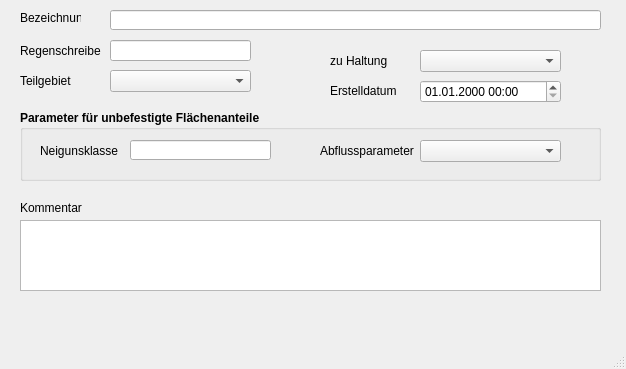
<?xml version="1.0" encoding="UTF-8"?>
<ui version="4.0">
 <class>MainWindow</class>
 <widget class="QMainWindow" name="MainWindow">
  <property name="enabled">
   <bool>true</bool>
  </property>
  <property name="geometry">
   <rect>
    <x>0</x>
    <y>0</y>
    <width>626</width>
    <height>369</height>
   </rect>
  </property>
  <property name="windowTitle">
   <string>MainWindow</string>
  </property>
  <widget class="QWidget" name="centralwidget">
   <widget class="QLabel" name="label_20">
    <property name="geometry">
     <rect>
      <x>330</x>
      <y>50</y>
      <width>81</width>
      <height>21</height>
     </rect>
    </property>
    <property name="text">
     <string>zu Haltung</string>
    </property>
   </widget>
   <widget class="QLabel" name="label">
    <property name="geometry">
     <rect>
      <x>20</x>
      <y>10</y>
      <width>61</width>
      <height>16</height>
     </rect>
    </property>
    <property name="text">
     <string>Bezeichnung</string>
    </property>
   </widget>
   <widget class="QLabel" name="label_14">
    <property name="geometry">
     <rect>
      <x>20</x>
      <y>200</y>
      <width>81</width>
      <height>16</height>
     </rect>
    </property>
    <property name="text">
     <string>Kommentar</string>
    </property>
   </widget>
   <widget class="QLabel" name="label_5">
    <property name="geometry">
     <rect>
      <x>20</x>
      <y>40</y>
      <width>81</width>
      <height>21</height>
     </rect>
    </property>
    <property name="text">
     <string>Regenschreiber</string>
    </property>
   </widget>
   <widget class="QLabel" name="label_70">
    <property name="geometry">
     <rect>
      <x>330</x>
      <y>80</y>
      <width>71</width>
      <height>21</height>
     </rect>
    </property>
    <property name="text">
     <string>Erstelldatum</string>
    </property>
   </widget>
   <widget class="QLabel" name="label_22">
    <property name="geometry">
     <rect>
      <x>20</x>
      <y>70</y>
      <width>71</width>
      <height>21</height>
     </rect>
    </property>
    <property name="text">
     <string>Teilgebiet</string>
    </property>
   </widget>
   <widget class="QLineEdit" name="flnam">
    <property name="geometry">
     <rect>
      <x>110</x>
      <y>10</y>
      <width>491</width>
      <height>20</height>
     </rect>
    </property>
   </widget>
   <widget class="QLineEdit" name="regenschreiber">
    <property name="geometry">
     <rect>
      <x>110</x>
      <y>40</y>
      <width>141</width>
      <height>21</height>
     </rect>
    </property>
   </widget>
   <widget class="QComboBox" name="haltnam">
    <property name="geometry">
     <rect>
      <x>420</x>
      <y>50</y>
      <width>141</width>
      <height>22</height>
     </rect>
    </property>
   </widget>
   <widget class="QComboBox" name="teilgebiet">
    <property name="geometry">
     <rect>
      <x>110</x>
      <y>70</y>
      <width>141</width>
      <height>22</height>
     </rect>
    </property>
   </widget>
   <widget class="QTextEdit" name="kommentar">
    <property name="geometry">
     <rect>
      <x>20</x>
      <y>220</y>
      <width>581</width>
      <height>71</height>
     </rect>
    </property>
   </widget>
   <widget class="QGroupBox" name="groupBox">
    <property name="geometry">
     <rect>
      <x>20</x>
      <y>110</y>
      <width>581</width>
      <height>71</height>
     </rect>
    </property>
    <property name="font">
     <font>
      <family>Tahoma</family>
      <weight>75</weight>
      <bold>true</bold>
     </font>
    </property>
    <property name="title">
     <string>Parameter für unbefestigte Flächenanteile</string>
    </property>
    <widget class="QLabel" name="label_3">
     <property name="geometry">
      <rect>
       <x>20</x>
       <y>30</y>
       <width>81</width>
       <height>21</height>
      </rect>
     </property>
     <property name="font">
      <font>
       <family>Tahoma</family>
       <weight>50</weight>
       <bold>false</bold>
      </font>
     </property>
     <property name="text">
      <string>Neigunsklasse</string>
     </property>
    </widget>
    <widget class="QLineEdit" name="neigkl">
     <property name="geometry">
      <rect>
       <x>110</x>
       <y>30</y>
       <width>141</width>
       <height>20</height>
      </rect>
     </property>
    </widget>
    <widget class="QComboBox" name="abflussparameter">
     <property name="geometry">
      <rect>
       <x>400</x>
       <y>30</y>
       <width>141</width>
       <height>22</height>
      </rect>
     </property>
    </widget>
    <widget class="QLabel" name="label_21">
     <property name="geometry">
      <rect>
       <x>300</x>
       <y>30</y>
       <width>111</width>
       <height>21</height>
      </rect>
     </property>
     <property name="font">
      <font>
       <family>Tahoma</family>
       <weight>50</weight>
       <bold>false</bold>
      </font>
     </property>
     <property name="text">
      <string>Abflussparameter</string>
     </property>
    </widget>
   </widget>
   <widget class="QgsDateTimeEdit" name="createdat">
    <property name="geometry">
     <rect>
      <x>420</x>
      <y>80</y>
      <width>141</width>
      <height>23</height>
     </rect>
    </property>
    <property name="currentSection">
     <enum>QDateTimeEdit::DaySection</enum>
    </property>
    <property name="displayFormat">
     <string>dd.MM.yyyy HH:mm</string>
    </property>
   </widget>
  </widget>
  <widget class="QMenuBar" name="menubar">
   <property name="geometry">
    <rect>
     <x>0</x>
     <y>0</y>
     <width>626</width>
     <height>21</height>
    </rect>
   </property>
  </widget>
  <widget class="QStatusBar" name="statusbar"/>
 </widget>
 <customwidgets>
  <customwidget>
   <class>QgsDateTimeEdit</class>
   <extends>QDateTimeEdit</extends>
   <header>qgsdatetimeedit.h</header>
  </customwidget>
 </customwidgets>
 <tabstops>
  <tabstop>flnam</tabstop>
  <tabstop>regenschreiber</tabstop>
  <tabstop>teilgebiet</tabstop>
  <tabstop>neigkl</tabstop>
  <tabstop>abflussparameter</tabstop>
  <tabstop>kommentar</tabstop>
  <tabstop>haltnam</tabstop>
 </tabstops>
 <resources/>
 <connections/>
</ui>
